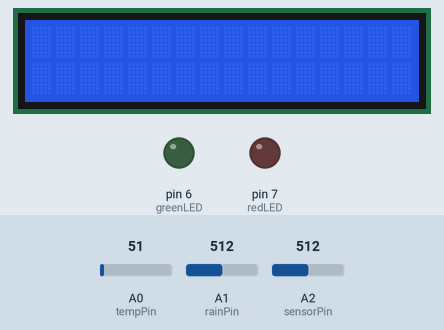
Simulated run of this sketch. Board: Arduino Uno, built with avr-gcc and run on an emulated ATmega328P. Shown: 16×2 character LCD, output pins drawn as LEDs (lit = HIGH). The inputs (shaded band) are chosen by the test bench; at power-on: A2 (sensorPin) = 512, A0 (tempPin) = 51, A1 (rainPin) = 512. What the sketch prints to the serial monitor is not drawn.

Above: at 1.2 s.
1.3 s: A2 (sensorPin) set to 641
5.8 s: A2 (sensorPin) set to 660
At 8.0 s:
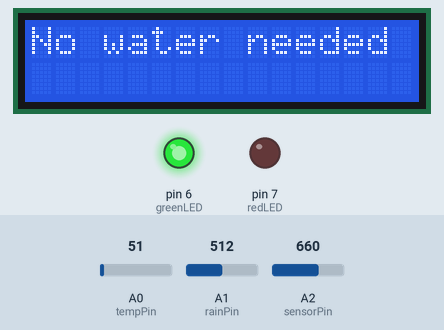
9.7 s: A2 (sensorPin) set to 640
At 14.0 s:
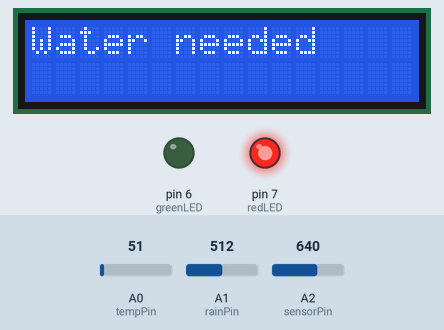
15.1 s: A2 (sensorPin) set to 716
At 17.0 s:
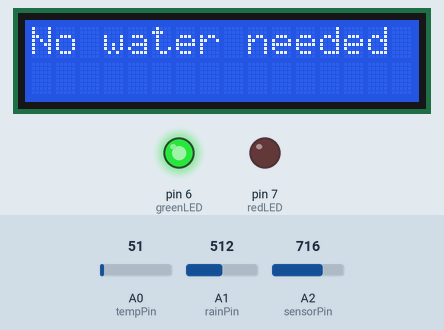
Timing chart, 0 to 18.5 s (numbered marks = the images above; inputs shaded):
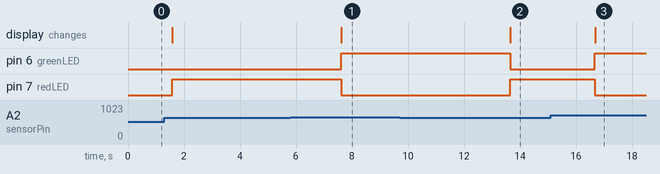

Measured:
- the behaviour switches between 650 and 651 on A2 (sensorPin) (found by bisection; images 0 and 1)
- after the input at 5.8 s, pin 6 (greenLED): LOW → HIGH after 1.8 s; pin 7 (redLED): HIGH → LOW after 1.8 s; the display: changes after 1.8 s (image 1)
- after the input at 9.7 s, pin 6 (greenLED): HIGH → LOW after 4.0 s; pin 7 (redLED): LOW → HIGH after 4.0 s; the display: changes after 4.0 s (image 2)
- after the input at 15.1 s, pin 6 (greenLED): LOW → HIGH after 1.6 s; pin 7 (redLED): HIGH → LOW after 1.6 s; the display: changes after 1.6 s (image 3)

The sketch:

led_lcd_soil_moisture_sensor_cle_2021_1.ino
```cpp
/*

 All the resources for this project:
 http://randomnerdtutorials.com/

*/

#include <LiquidCrystal.h>

LiquidCrystal lcd(12, 11, 5, 4, 3, 2); //Digital pins to which you connect the LCD
const int tempPin = A0;                   // A0 is where you connect the sensor
int rainPin = A1;
int sensorPin = A2;
int greenLED = 6;
int redLED = 7;
// you can adjust the threshold value
int thresholdValue = 650;

bool moisture = false;

void setup(){
  lcd.begin(16,2);
  pinMode(rainPin, INPUT);
  pinMode(greenLED, OUTPUT);
  pinMode(redLED, OUTPUT);
  digitalWrite(greenLED, LOW);
  digitalWrite(redLED, LOW);
  Serial.begin(9600);
}

void loop() {
  int blue_potmeter = analogRead(sensorPin);
  int temp_value = analogRead(tempPin); // read the value from the sensor
  float millivolts = (temp_value / 1024.0) * 5000;
  float celsius = millivolts / 12;
  Serial.println();
  Serial.print("Temperature: ");
  Serial.print(celsius);
  Serial.print(" °C or ");
  Serial.print((celsius * 9)/5 + 32);
  Serial.println(" °F");
  Serial.println("__________________________________");
  Serial.println();
  delay(1500);


  // read the input on analog pin 0:
  int sensorValue = analogRead(rainPin);

  if (moisture == false){
    sensorValue = blue_potmeter;
  }

  //Serial.println("Moisture sensor value: ");
  //Serial.println(sensorValue);
  if(sensorValue > thresholdValue){
    Serial.print("No water needed");
    digitalWrite(redLED, LOW);
    digitalWrite(greenLED, HIGH);
    lcd.setCursor(0,1);
    lcd.clear();
    lcd.setCursor(0,0);
    lcd.println("No water needed           ");
  }
   if(sensorValue < thresholdValue){
    Serial.print("Water needed");
    digitalWrite(redLED, HIGH);
    digitalWrite(greenLED, LOW);
    lcd.setCursor(0,1);
    lcd.clear();
    lcd.setCursor(0,0);
    lcd.println("Water needed           ");
  }
  Serial.print(" (");
  Serial.print(sensorValue);
  Serial.println(")");
  Serial.println("__________________________________");
  delay(1500);
}
```
